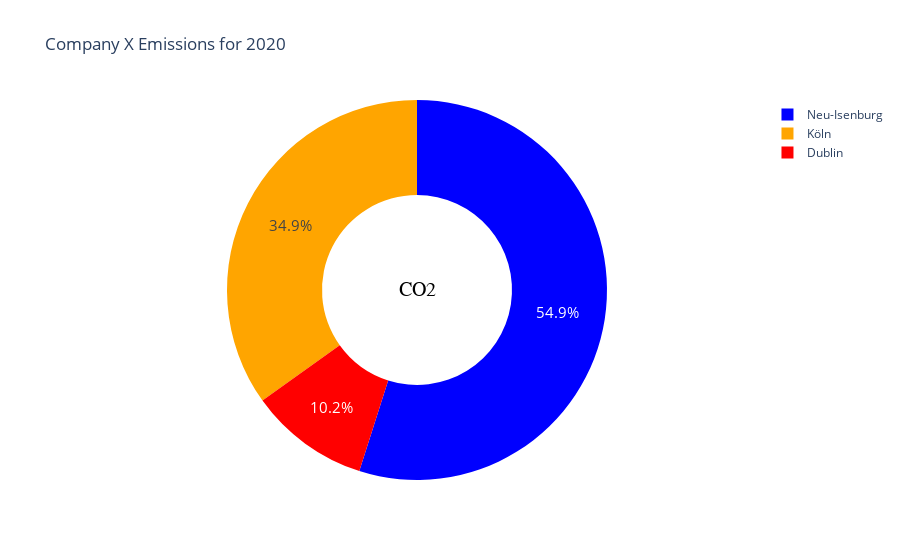

Notebook cell for this chart:
### Markdown cell above
# Add percentage to the sectors and decrease the font size.

### Code cell
fig4.update_traces(textinfo='percent', textfont_size=15)
fig4.show()

### Figure 1 — Plotly figure (JSON) as saved in the notebook; plotly's stock layout.template omitted (floating-point values rounded to 4 significant figures)
{"data": [{"customdata": [["Dublin"], ["Dublin"], ["Dublin"], ["Dublin"], ["Dublin"], ["Dublin"], ["Dublin"], ["Dublin"], ["Dublin"], ["Neu-Isenburg"], ["Neu-Isenburg"], ["Neu-Isenburg"], ["Köln"], ["Köln"], ["Köln"], ["Köln"], ["Köln"], ["Köln"], ["Neu-Isenburg"], ["Neu-Isenburg"], ["Neu-Isenburg"]], "domain": {"x": [0, 1], "y": [0, 1]}, "hole": 0.5, "hoverinfo": "label+percent", "hovertemplate": "label=%{label}<br>value=%{value}<br>color=%{customdata[0]}<extra></extra>", "labels": ["Dublin", "Dublin", "Dublin", "Dublin", "Dublin", "Dublin", "Dublin", "Dublin", "Dublin", "Neu-Isenburg", "Neu-Isenburg", "Neu-Isenburg", "Köln", "Köln", "Köln", "Köln", "Köln", "Köln", "Neu-Isenburg", "Neu-Isenburg", "Neu-Isenburg"], "legendgroup": "", "marker": {"colors": ["red", "red", "red", "red", "red", "red", "red", "red", "red", "blue", "blue", "blue", "orange", "orange", "orange", "orange", "orange", "orange", "blue", "blue", "blue"]}, "name": "", "showlegend": true, "textfont": {"size": 15}, "textinfo": "percent", "title": {"font": {"color": "darkred", "family": "Verdana", "size": 35}}, "type": "pie", "values": [2211.0, 626.2, 219.2, 1800, 11358, 180, 1800, 11358, 180, 1000, 19358, 1180, 21800, 1358, 1180, 1519.0, 447.8, 75330.0, 1139.0, 335.8, 137000.0]}], "layout": {"annotations": [{"font": {"color": "black", "family": "Verdana", "size": 20}, "showarrow": false, "text": "CO2", "x": 0.5, "y": 0.5}], "legend": {"tracegroupgap": 0}, "title": {"text": "Company X Emissions for 2020"}}}
